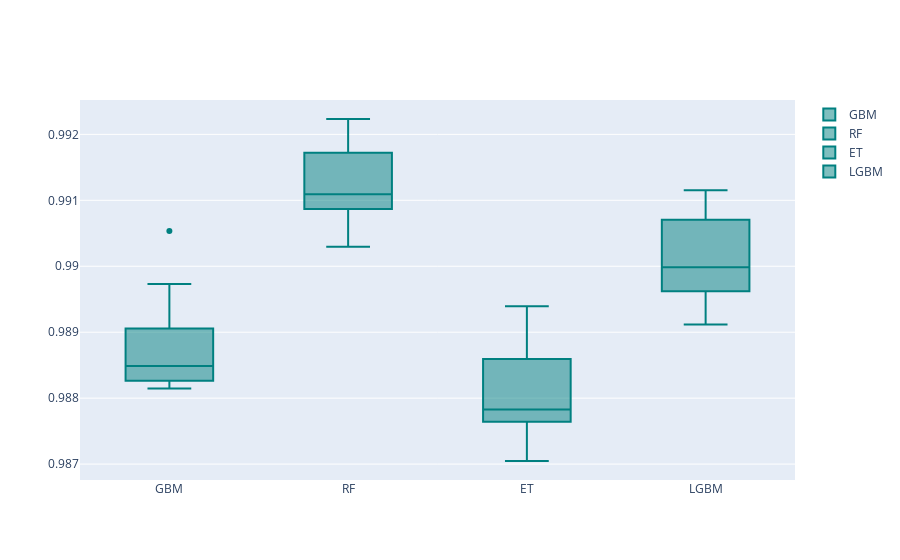

The code cell stored with this chart in its notebook:
### Code cell
models = GetBasedModel()
names,results = BasedLine2(X_train, y_train, models)
PlotBoxR().PlotResult(names,results)

### Figure 1 — Plotly figure (JSON) as saved in the notebook; plotly's stock layout.template omitted (floating-point values rounded to 4 significant figures)
{"data": [{"marker": {"color": "rgb(0, 128, 128)"}, "name": "GBM", "type": "box", "y": [0.9883, 0.9889, 0.9891, 0.9886, 0.9897, 0.9884, 0.9905, 0.9881, 0.9883, 0.9883]}, {"marker": {"color": "rgb(0, 128, 128)"}, "name": "RF", "type": "box", "y": [0.9909, 0.9909, 0.9918, 0.9912, 0.9917, 0.991, 0.9922, 0.9903, 0.9912, 0.9904]}, {"marker": {"color": "rgb(0, 128, 128)"}, "name": "ET", "type": "box", "y": [0.9876, 0.9881, 0.9894, 0.9879, 0.9886, 0.9878, 0.9893, 0.987, 0.9877, 0.9873]}, {"marker": {"color": "rgb(0, 128, 128)"}, "name": "LGBM", "type": "box", "y": [0.9896, 0.9899, 0.9907, 0.9899, 0.991, 0.9901, 0.9912, 0.9901, 0.9896, 0.9891]}], "layout": {"autosize": true, "xaxis": {"autorange": true, "range": [-0.5, 3.5], "type": "category"}, "yaxis": {"autorange": true, "range": [0.9868, 0.9925], "type": "linear"}}}
